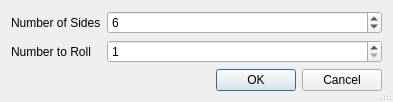
<?xml version="1.0" encoding="UTF-8"?>
<ui version="4.0">
 <class>DiceRollDialogue</class>
 <widget class="QDialog" name="DiceRollDialogue">
  <property name="geometry">
   <rect>
    <x>0</x>
    <y>0</y>
    <width>393</width>
    <height>102</height>
   </rect>
  </property>
  <property name="windowTitle">
   <string>Dialog</string>
  </property>
  <property name="sizeGripEnabled">
   <bool>true</bool>
  </property>
  <layout class="QFormLayout" name="formLayout">
   <item row="0" column="1">
    <widget class="QSpinBox" name="sidesSpinBox">
     <property name="sizePolicy">
      <sizepolicy hsizetype="Minimum" vsizetype="Fixed">
       <horstretch>1</horstretch>
       <verstretch>0</verstretch>
      </sizepolicy>
     </property>
     <property name="minimum">
      <number>2</number>
     </property>
     <property name="maximum">
      <number>1000000</number>
     </property>
     <property name="value">
      <number>6</number>
     </property>
    </widget>
   </item>
   <item row="2" column="1">
    <widget class="QDialogButtonBox" name="buttonBox">
     <property name="orientation">
      <enum>Qt::Horizontal</enum>
     </property>
     <property name="standardButtons">
      <set>QDialogButtonBox::Cancel|QDialogButtonBox::Ok</set>
     </property>
    </widget>
   </item>
   <item row="1" column="1">
    <widget class="QSpinBox" name="numberSpinBox">
     <property name="sizePolicy">
      <sizepolicy hsizetype="Minimum" vsizetype="Fixed">
       <horstretch>1</horstretch>
       <verstretch>0</verstretch>
      </sizepolicy>
     </property>
     <property name="minimum">
      <number>1</number>
     </property>
     <property name="maximum">
      <number>1000000000</number>
     </property>
    </widget>
   </item>
   <item row="0" column="0">
    <widget class="QLabel" name="label">
     <property name="sizePolicy">
      <sizepolicy hsizetype="Preferred" vsizetype="Preferred">
       <horstretch>2</horstretch>
       <verstretch>0</verstretch>
      </sizepolicy>
     </property>
     <property name="text">
      <string>Number of Sides</string>
     </property>
    </widget>
   </item>
   <item row="1" column="0">
    <widget class="QLabel" name="label_2">
     <property name="sizePolicy">
      <sizepolicy hsizetype="Preferred" vsizetype="Preferred">
       <horstretch>2</horstretch>
       <verstretch>0</verstretch>
      </sizepolicy>
     </property>
     <property name="text">
      <string>Number to Roll</string>
     </property>
    </widget>
   </item>
  </layout>
 </widget>
 <resources/>
 <connections>
  <connection>
   <sender>buttonBox</sender>
   <signal>accepted()</signal>
   <receiver>DiceRollDialogue</receiver>
   <slot>accept()</slot>
   <hints>
    <hint type="sourcelabel">
     <x>248</x>
     <y>254</y>
    </hint>
    <hint type="destinationlabel">
     <x>157</x>
     <y>274</y>
    </hint>
   </hints>
  </connection>
  <connection>
   <sender>buttonBox</sender>
   <signal>rejected()</signal>
   <receiver>DiceRollDialogue</receiver>
   <slot>reject()</slot>
   <hints>
    <hint type="sourcelabel">
     <x>316</x>
     <y>260</y>
    </hint>
    <hint type="destinationlabel">
     <x>286</x>
     <y>274</y>
    </hint>
   </hints>
  </connection>
 </connections>
</ui>
